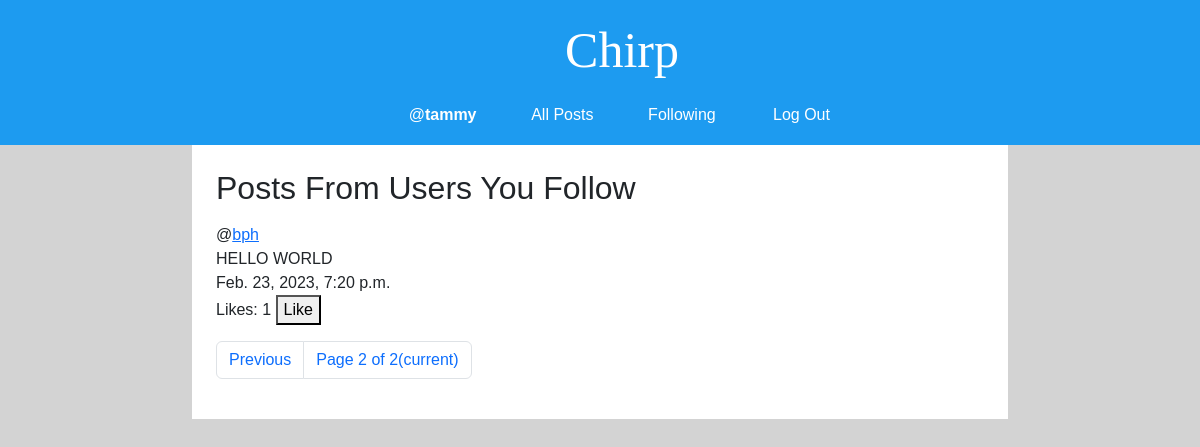
Screenshot of /following?page=2 (signed in) with the database file from the repository.
### network/models.py (models this page shows, shortened)
class User(AbstractUser):
    pass

class Post(models.Model):
    author = models.ForeignKey('User', on_delete=models.CASCADE, related_name="+")
    content = models.TextField(max_length=280, verbose_name='')
    like_count = models.PositiveIntegerField(default=0)                            # REMOVE
    datetime = models.DateTimeField(auto_now_add=True)
    def likes(self):
        return self.like_objs.count()
    def users_liked(self):
        users = [like_obj.user for like_obj in self.like_objs.all()]
        return users

### network/views.py (the view)
# urls.py: path("following", views.following, name="following"),
def following(request):
    if not request.user.is_authenticated:
        return HttpResponse(error_message["login_to_view_following"])
    follow_objs_qset = request.user.following.all()
    followed_user_objs = [obj.followed for obj in follow_objs_qset]
    post_list = Post.objects.filter(author__in=followed_user_objs).order_by("-datetime")
    paginator = Paginator(post_list, 10)
    page_number = request.GET.get('page')
    page_obj = paginator.get_page(page_number)
    return render(request, "network/following.html", {
        "page_obj": page_obj,
    })

### network/templates/network/following.html (shortened to what this page needs)
{% extends "network/layout.html" %}
{% load static %}
{% block body %}
<h2>Posts From Users You Follow</h2>
{% include "network/post-pagination.html" with page_obj=page_obj %}
{% endblock %}

### network/templates/network/layout.html (shortened to what this page needs)
{% load static %}
<!DOCTYPE html>
<html lang="en">
    <head>
        <link href="https://cdn.jsdelivr.net/npm/bootstrap@5.2.3/dist/css/bootstrap.min.css" rel="stylesheet">
        <link href="{% static 'network/styles.css' %}" rel="stylesheet">
    </head>
    <body>
        <nav class="navbar navbar-expand-lg nav-justified">
            <a class="navbar-brand" href="#">Chirp</a>
            <div>
              <ul class="navbar-nav">
                {% if user.is_authenticated %}
                    <li class="nav-item">
                        <a class="nav-link" href="#">@<strong id="username">{{ user.username }}</strong></a>
                    </li>
                {% endif %}
                <li class="nav-item">
                  <a class="nav-link" href="{% url 'index' %}">All Posts</a>
                </li>
                {% if user.is_authenticated %}
                    <li class="nav-item">
                        <a class="nav-link" href="{% url 'following' %}">Following</a>
                    </li>
                    <li class="nav-item nav-access">
                        <a class="nav-link" href="{% url 'logout' %}">Log Out</a>
                    </li>
                {% endif %}
              </ul>
            </div>
        </nav>
        <div class="containter row">
            <div class="col-md-2"></div>
            <div class="body col-md-8 p-4">
                {% block body %}
                {% endblock %}
            </div>
            <div class="col-md-2"></div>
        </div>
    </body>
</html>

### network/templates/network/post-pagination.html (shortened to what this page needs)
<div class="post-group">
    {% for post in page_obj %}
        <p class="post">
            <div class="post-author" id="postAuthor_{{ post.id }}">@<a href="{% url 'profile' post.author.username %}">{{post.author}}</a></div>
            <div class="post-content-container" id="postContentContainer_{{ post.id }}">
                <div class="post-content" id="postContent_{{ post.id }}" style="display: block">{{post.content}}</div>
            </div>
            <div class="post-datetime" id="postDatetime_{{ post.id }}">{{post.datetime}}</div>
            <div>
                Likes: <span class="like-count" id="likeCount_{{ post.id }}">{{ post.likes }}</span>
                {% if user not in post.users_liked and user.is_authenticated %}
                    <button class="like-unlike-button" id="{{ post.id }}">Like</button>
                {% elif user in post.users_liked and user.is_authenticated %}
                    <button class="like-unlike-button" id="{{ post.id }}">Unlike</button>
                {% else %}
                    <button class="like-unlike-button" id="{{ post.id }}" disabled>Like</button>
                {% endif %}
            </div>
        </p>
    {% empty %}
        <span>So empty... need more posts...</span>
    {% endfor %}
    <nav >
        <ul class="pagination">
            {% if page_obj.has_previous %}
                <li class="page-item previous"><a class="page-link" href="?page={{ page_obj.previous_page_number }}">Previous</a></li>
            {% endif %}
            <li class="page-item current">
                <a class="page-link">Page {{ page_obj.number }} of {{ page_obj.paginator.num_pages }}<span class="sr-only">(current)</span></a>
            </li>
        </ul>
    </nav>
</div>

### network/static/network/styles.css (style rules this page uses)
body { background-color: lightgray; font-family: "Varela", sans-serif; }
.navbar-brand { font-family: "Brush Script MT", cursive; color: white; font-size: 50px; margin-left: 60px; }
.navbar { background-color: rgb(29, 155, 240); flex-direction: column; }
.nav-link { color: white; margin: 2px 20px; font-family: unset; }
.body { background-color: white; }

### rows the page displays
User: username "tammy"
Post: author "bph", content "HELLO WORLD", datetime "Feb. 23, 2023, 7:20 p.m.", likes "1"

### other values shown
{{ page_obj.number }} "2"
{{ page_obj.paginator.num_pages }} "2"
